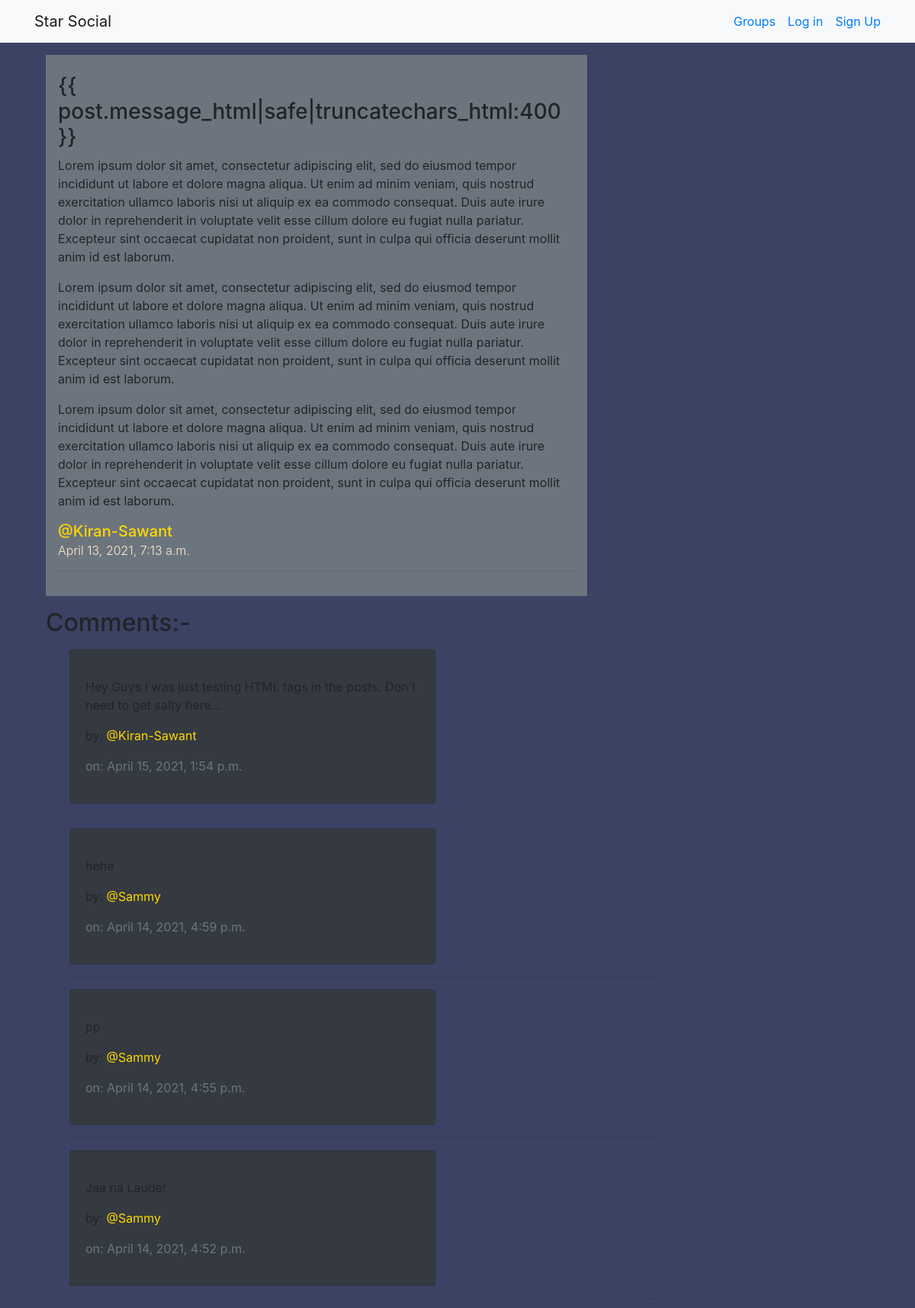
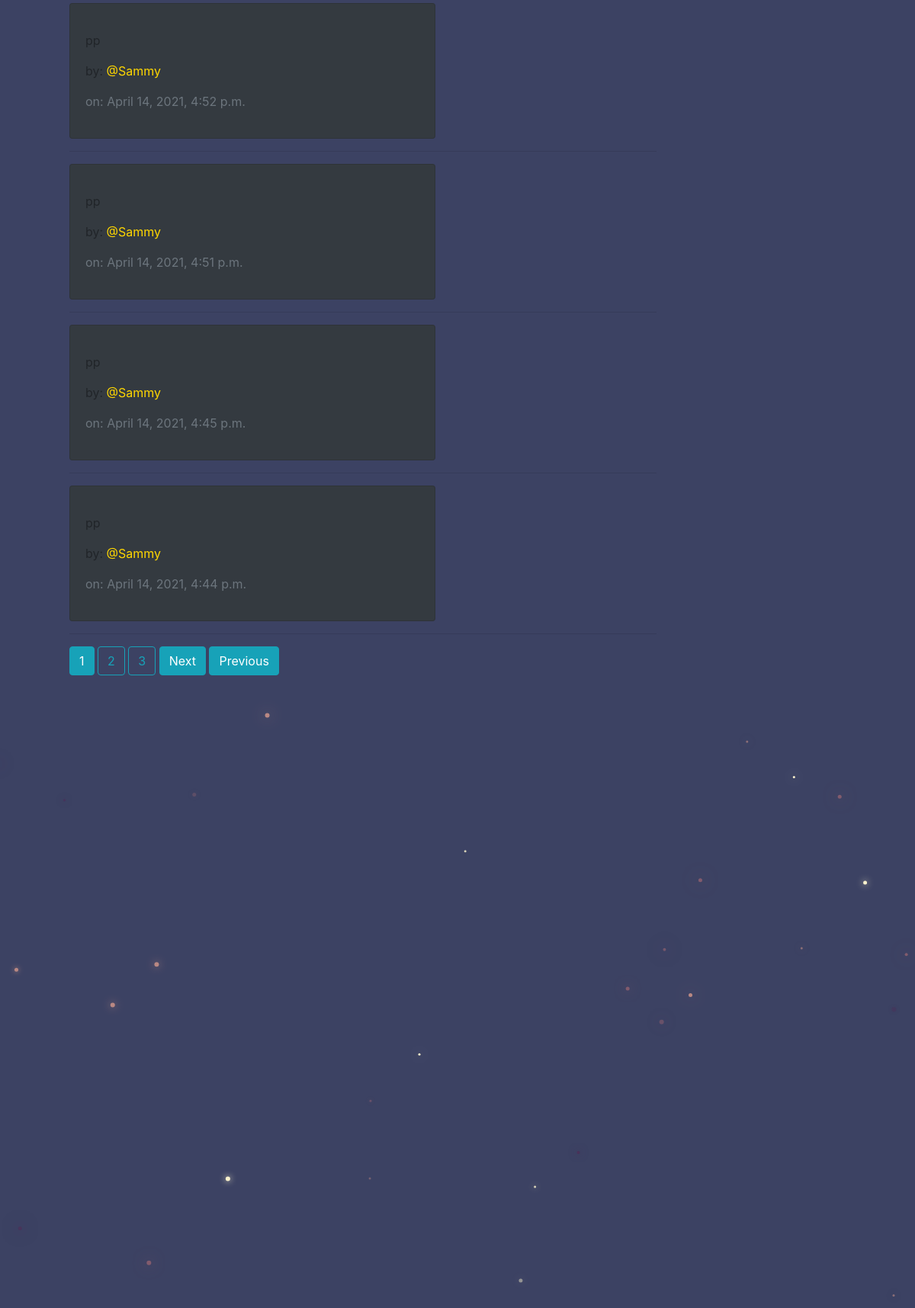
Screenshot of /posts/by/Kiran-Sawant/19/ with the database file from the repository (2 pictures, top to bottom).
### posts/models.py (models this page shows, shortened)
class Post(models.Model):
    user = models.ForeignKey(User, related_name='posts', on_delete=models.CASCADE)
    created_on = models.DateTimeField(auto_now=True)
    message = models.TextField()
    message_html = models.TextField(editable=False)
    group = models.ForeignKey(Group, related_name='posts', null=True, blank=True, on_delete=models.CASCADE)
    class Meta:
        ordering = ['-created_on']
        unique_together = ['user', 'message']

class Comments(models.Model):
    post = models.ForeignKey(Post, related_name='comments', on_delete=models.CASCADE)
    author = models.ForeignKey(User, editable=False, related_name='my_comments', on_delete=models.CASCADE)
    text = models.TextField(max_length=200)
    created_on = models.DateTimeField(auto_now=True)
    class Meta:
        ordering = ['-created_on']

### posts/views.py (the view)
# urls.py: re_path(r"^by/(?P<username>[-\w]+)/(?P<pk>[\d]+)/$", views.PostDetail.as_view(), name='single'),
class PostDetail(SelectRelatedMixin, gen.DetailView, MultipleObjectMixin):
    model = models.Post
    select_related = ('user', 'group')
    paginate_by = 8
    def get_context_data(self, **kwargs):
        comment_list = models.Comments.objects.filter(post=self.object)
        context = super(PostDetail, self).get_context_data(object_list=comment_list, **kwargs)
        return context
    def get_queryset(self):
        queryset = super().get_queryset()
        return queryset.filter(user__username__iexact=self.kwargs.get('username'))

### posts/templates/posts/post_detail.html (shortened to what this page needs)
{% extends 'posts/post_base.html' %}
{% block post_content %}
    <div class="col-md-8 mt-3">
        {% include 'posts/_post.html' with trunc=True %}
    </div>
    <div class="container">
        <h2>Comments:-</h2>
        <div class="container ml-3 mt-3" style="width: 50rem;">
            {% for comment in object_list %}
                <div class="card bg-dark" style="width: 30em;">
                    <div class="card-body">
                        <p class="card-text">{{ comment.text|safe|linebreaks }}</p>
                        <p>by: <a href="{% url 'posts:for_user' username=comment.author %}" style="color: gold;">@{{ comment.author }}</a></p>
                        <p class="text-muted">on: {{ comment.created_on }}</p>
                    </div>
                </div>
                    <hr>
                    {% empty %}
                    <h2>Be first to comment!</h2>
            {% endfor %}
            {% if is_paginated %}
                {% for num in page_obj.paginator.page_range %}
                    {% if page_obj.number == num %}
                        <a class='btn btn-info mb-4'href="?page={{ num }}">{{ num }}</a>
                    {% elif  num > page_obj.number|add:'-3' and num < page_obj.number|add:'3' %}
                        <a class='btn btn-outline-info mb-4'href="?page={{ num }}">{{ num }}</a>
                    {% endif %}
                {% endfor %}
                {% if page_obj.has_next %}
                    <a class='btn btn-info mb-4'href="?page={{ page_ob.next_page_number }}">Next</a>
                    <a class='btn btn-info mb-4'href="?page={{ page_obj.paginator.num_pages }}">Previous</a>
                {% endif %}
            {% endif %}
        </div>
    </div>
{% endblock post_content %}

### posts/templates/posts/_post.html (shortened to what this page needs)
<div class="post media mb-3 bg-secondary p-3">
    <div class="media-body">
        {% if not trunc %}
            <h3>{{ post.message_html|safe|truncatechars_html:400 }}</h3>
        {% else %}
            <h3>{{ post.message_html|safe }}</h3>
        {% endif %}
        <h5>
            <span class="username">
                <a style="color: gold;" href="{% url 'posts:for_user'  username=post.user.username %}">
                    @{{post.user.username}}
                </a>
            </span><br>
            <time class="time">
                <a href="{% url 'posts:single' username=post.user.username pk=post.pk %}">
                    <small class="font-weight-light" style="color: blanchedalmond;">{{ post.created_on }}</small>
                </a>
            </time>
        </h5>
        <hr>
    </div>
</div>

### static/starsocial/CSS/master.css (style rules this page uses)
body { margin: 0; overflow: scroll; background-color: rgba(2, 10, 53, 0.767); }

### rows the page displays
Post: message_html "{{ post.message_html|safe|truncatechars_html:400 }} Lorem ipsum dolor sit amet, consectetur adipiscing elit, sed do eiusmod tempor incididunt ut labore et dolore magna aliqua. Ut enim ad minim veniam, quis nostrud exercitation ullamco laboris nisi ut aliquip ex ea commodo consequat. Duis aute irure dolor in reprehenderit in voluptate velit esse cillum dolore eu fugiat nulla pariatur. Excepteur sint occaecat cupidatat non proident, sunt in culpa qui officia deserunt mollit anim id est laborum. Lorem ipsum dolor sit amet, consectetur adipiscing elit, sed do eiusmod tempor incididunt ut labore et dolore magna aliqua. Ut enim ad minim veniam, quis nostrud exercitation ullamco laboris nisi ut…", user.username "Kiran-Sawant", created_on "April 13, 2021, 7:13 a.m."
Comments: text "Hey Guys I was just testing HTML tags in the posts. Don't need to get salty here...", author "Kiran-Sawant", created_on "April 15, 2021, 1:54 p.m."
Comments: text "hehe", author "Sammy", created_on "April 14, 2021, 4:59 p.m."
Comments: text "pp", author "Sammy", created_on "April 14, 2021, 4:55 p.m."
Comments: text "Jaa na Laude!", author "Sammy", created_on "April 14, 2021, 4:52 p.m."
Comments: text "pp", author "Sammy", created_on "April 14, 2021, 4:52 p.m."
Comments: text "pp", author "Sammy", created_on "April 14, 2021, 4:51 p.m."
Comments: text "pp", author "Sammy", created_on "April 14, 2021, 4:45 p.m."
Comments: text "pp", author "Sammy", created_on "April 14, 2021, 4:44 p.m."

### other values shown
{{ num }} "1"
{{ num }} "2" "3"
